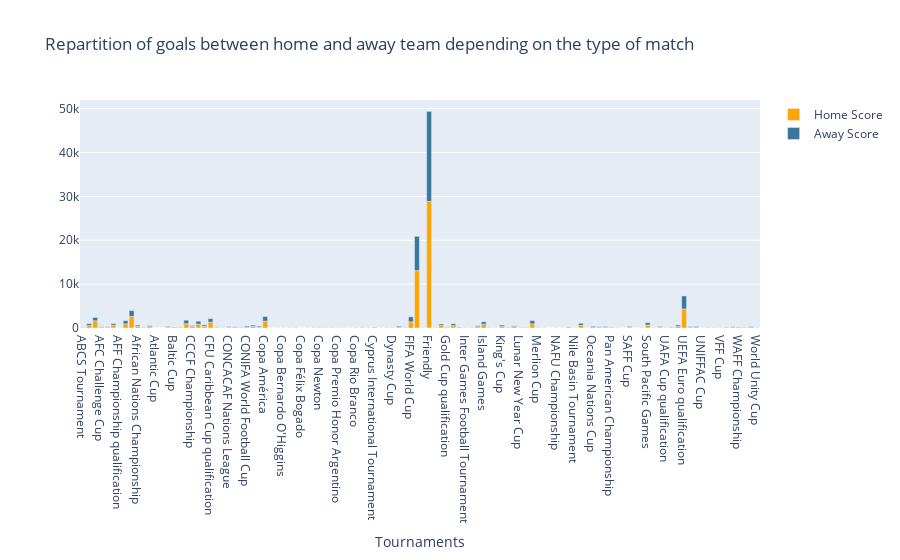

The notebook cell saved with this chart:
### Code cell
t1={'x':tournament_list,'y':home_score_list,'name':'Home Score','type':'bar', 'marker':dict(color = 'orange')};
t2={'x':tournament_list,'y':away_score_list,'name':'Away Score','type':'bar', 'marker':dict(color = 'rgb(58, 119, 155)')};
data1=[t1,t2]
layout = {'xaxis': {'title': 'Tournaments'},
          'barmode': 'relative',
          'title': 'Repartition of goals between home and away team depending on the type of match'};
fig = go.Figure(data = data1, layout = layout)
iplot(fig)

### Figure 1 — Plotly figure (JSON) as saved in the notebook; plotly's stock layout.template omitted (floating-point values rounded to 4 significant figures)
{"data": [{"marker": {"color": "orange"}, "name": "Home Score", "type": "bar", "x": ["ABCS Tournament", "AFC Asian Cup", "AFC Asian Cup qualification", "AFC Challenge Cup", "AFC Challenge Cup qualification", "AFF Championship", "AFF Championship qualification", "African Cup of Nations", "African Cup of Nations qualification", "African Nations Championship", "African Nations Championship qualification", "Amílcar Cabral Cup", "Atlantic Cup", "Atlantic Heritage Cup", "Balkan Cup", "Baltic Cup", "Brazil Independence Cup", "British Championship", "CCCF Championship", "CECAFA Cup", "CFU Caribbean Cup", "CFU Caribbean Cup qualification", "CONCACAF Championship", "CONCACAF Championship qualification", "CONCACAF Nations League", "CONCACAF Nations League qualification", "CONIFA European Football Cup", "CONIFA World Football Cup", "COSAFA Cup", "Confederations Cup", "Copa América", "Copa América qualification", "Copa Artigas", "Copa Bernardo O'Higgins", "Copa Carlos Dittborn", "Copa Chevallier Boutell", "Copa Félix Bogado", "Copa Juan Pinto Durán", "Copa Lipton", "Copa Newton", "Copa Oswaldo Cruz", "Copa Paz del Chaco", "Copa Premio Honor Argentino", "Copa Premio Honor Uruguayo", "Copa Ramón Castilla", "Copa Rio Branco", "Copa Roca", "Copa del Pacífico", "Cyprus International Tournament", "Dragon Cup", "Dunhill Cup", "Dynasty Cup", "EAFF Championship", "ELF Cup", "FIFA World Cup", "FIFA World Cup qualification", "FIFI Wild Cup", "Friendly", "GaNEFo", "Gold Cup", "Gold Cup qualification", "Gulf Cup", "Indonesia Tournament", "Inter Games Football Tournament", "Intercontinental Cup", "International Cup", "Island Games", "Jordan International Tournament", "King Hassan II Tournament", "King's Cup", "Kirin Cup", "Korea Cup", "Lunar New Year Cup", "Malta International Tournament", "Merdeka Tournament", "Merlion Cup", "Millennium Cup", "Mundialito", "NAFU Championship", "Nations Cup", "Nehru Cup", "Nile Basin Tournament", "Nordic Championship", "OSN Cup", "Oceania Nations Cup", "Oceania Nations Cup qualification", "Pacific Games", "Pan American Championship", "Prime Minister's Cup", "Rous Cup", "SAFF Cup", "SKN Football Festival", "Simba Tournament", "South Pacific Games", "Tournoi de France", "UAFA Cup", "UAFA Cup qualification", "UDEAC Cup", "UEFA Euro", "UEFA Euro qualification", "UEFA Nations League", "UNCAF Cup", "UNIFFAC Cup", "USA Cup", "United Arab Emirates Friendship Tournament", "VFF Cup", "Vietnam Independence Cup", "Viva World Cup", "WAFF Championship", "West African Cup", "Windward Islands Tournament", "World Unity Cup"], "y": [43, 558, 1645, 142, 175, 631, 4, 948, 2638, 396, 84, 303, 20, 10, 219, 130, 45, 983, 356, 886, 413, 1336, 81, 30, 189, 151, 86, 207, 351, 230, 1554, 4, 19, 16, 33, 64, 9, 25, 43, 48, 35, 38, 21, 26, 8, 37, 56, 29, 97, 15, 19, 30, 273, 31, 1412, 13079, 21, 28849, 58, 567, 114, 533, 148, 58, 26, 314, 839, 22, 13, 399, 84, 320, 27, 60, 944, 37, 23, 14, 17, 15, 116, 27, 611, 6, 282, 169, 157, 77, 31, 8, 249, 20, 25, 678, 14, 206, 22, 81, 375, 4341, 206, 279, 34, 58, 42, 11, 117, 163, 125, 74, 178, 4]}, {"marker": {"color": "rgb(58, 119, 155)"}, "name": "Away Score", "type": "bar", "x": ["ABCS Tournament", "AFC Asian Cup", "AFC Asian Cup qualification", "AFC Challenge Cup", "AFC Challenge Cup qualification", "AFF Championship", "AFF Championship qualification", "African Cup of Nations", "African Cup of Nations qualification", "African Nations Championship", "African Nations Championship qualification", "Amílcar Cabral Cup", "Atlantic Cup", "Atlantic Heritage Cup", "Balkan Cup", "Baltic Cup", "Brazil Independence Cup", "British Championship", "CCCF Championship", "CECAFA Cup", "CFU Caribbean Cup", "CFU Caribbean Cup qualification", "CONCACAF Championship", "CONCACAF Championship qualification", "CONCACAF Nations League", "CONCACAF Nations League qualification", "CONIFA European Football Cup", "CONIFA World Football Cup", "COSAFA Cup", "Confederations Cup", "Copa América", "Copa América qualification", "Copa Artigas", "Copa Bernardo O'Higgins", "Copa Carlos Dittborn", "Copa Chevallier Boutell", "Copa Félix Bogado", "Copa Juan Pinto Durán", "Copa Lipton", "Copa Newton", "Copa Oswaldo Cruz", "Copa Paz del Chaco", "Copa Premio Honor Argentino", "Copa Premio Honor Uruguayo", "Copa Ramón Castilla", "Copa Rio Branco", "Copa Roca", "Copa del Pacífico", "Cyprus International Tournament", "Dragon Cup", "Dunhill Cup", "Dynasty Cup", "EAFF Championship", "ELF Cup", "FIFA World Cup", "FIFA World Cup qualification", "FIFI Wild Cup", "Friendly", "GaNEFo", "Gold Cup", "Gold Cup qualification", "Gulf Cup", "Indonesia Tournament", "Inter Games Football Tournament", "Intercontinental Cup", "International Cup", "Island Games", "Jordan International Tournament", "King Hassan II Tournament", "King's Cup", "Kirin Cup", "Korea Cup", "Lunar New Year Cup", "Malta International Tournament", "Merdeka Tournament", "Merlion Cup", "Millennium Cup", "Mundialito", "NAFU Championship", "Nations Cup", "Nehru Cup", "Nile Basin Tournament", "Nordic Championship", "OSN Cup", "Oceania Nations Cup", "Oceania Nations Cup qualification", "Pacific Games", "Pan American Championship", "Prime Minister's Cup", "Rous Cup", "SAFF Cup", "SKN Football Festival", "Simba Tournament", "South Pacific Games", "Tournoi de France", "UAFA Cup", "UAFA Cup qualification", "UDEAC Cup", "UEFA Euro", "UEFA Euro qualification", "UEFA Nations League", "UNCAF Cup", "UNIFFAC Cup", "USA Cup", "United Arab Emirates Friendship Tournament", "VFF Cup", "Vietnam Independence Cup", "Viva World Cup", "WAFF Championship", "West African Cup", "Windward Islands Tournament", "World Unity Cup"], "y": [31, 429, 774, 124, 105, 374, 1, 723, 1344, 275, 62, 225, 8, 2, 141, 97, 65, 795, 193, 673, 311, 789, 77, 21, 138, 112, 70, 217, 297, 193, 1052, 1, 11, 8, 18, 43, 6, 11, 25, 34, 25, 22, 13, 16, 10, 27, 44, 20, 96, 4, 19, 34, 203, 30, 1136, 7814, 12, 20513, 23, 336, 80, 417, 83, 31, 21, 216, 566, 25, 19, 292, 58, 169, 44, 60, 737, 28, 15, 5, 11, 3, 120, 10, 477, 7, 156, 116, 150, 65, 25, 7, 142, 6, 11, 534, 15, 142, 14, 76, 312, 2965, 136, 139, 8, 43, 38, 12, 77, 107, 89, 68, 150, 18]}], "layout": {"barmode": "relative", "title": {"text": "Repartition of goals between home and away team depending on the type of match"}, "xaxis": {"title": {"text": "Tournaments"}}}}
